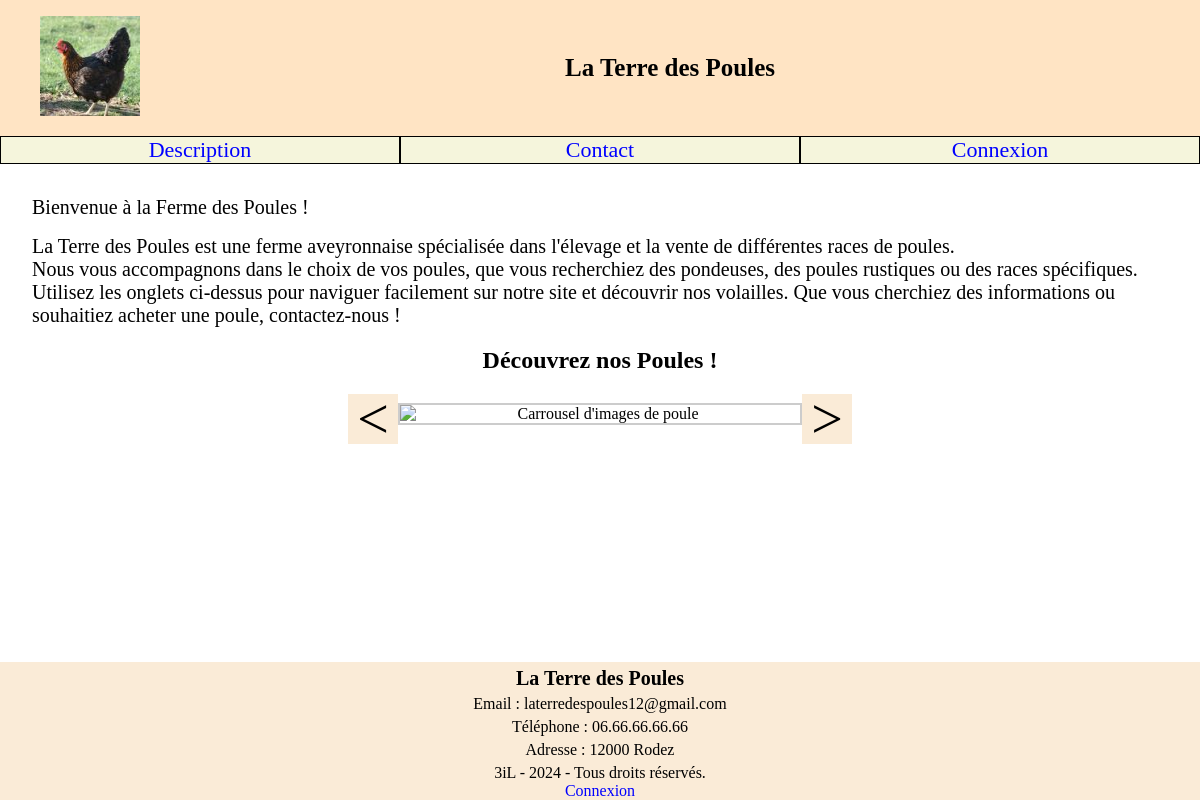
Page /SitePoules/index.php on the committed database.
### tables this page shows
CREATE TABLE `presentation` (
  `id` int(11) NOT NULL,
  `contenu` varchar(255) NOT NULL
);

CREATE TABLE `contact` (
  `id` int(11) NOT NULL,
  `nom` varchar(255) NOT NULL,
  `email` varchar(255) NOT NULL,
  `telephone` varchar(255) NOT NULL,
  `adresse` varchar(255) NOT NULL
);

### SitePoules/index.php (the view, shortened to what this page needs)
<!DOCTYPE html>
<html lang="fr">
	<?php require_once("./structurePages/head.php");
		require_once("connexionBDD.php");
	?>
		<link href="./index.css" rel="stylesheet"/>
	<body>
		<?php require_once("./structurePages/header.php"); ?>
		<section>
			<div class="welcome">
			<?php
				$query = "SELECT contenu FROM presentation";
				$result = $conn->query($query);
				while ($row = $result->fetch_assoc()) {
					echo "<p>" . $row['contenu'] . "</p>";
				}
			?>
			</div>
			<h2>Découvrez nos Poules !</h2>
			<div id="image-viewer">
				<div id="prev-btn" class="nav-btn">
					<span>&lt;</span>
				</div>
				<img id="current-image" src="" alt="Carrousel d'images de poule">
				<div id="next-btn" class="nav-btn">
					<span>&gt;</span>
				</div>
			</div>
		</section>
		<?php require_once "./structurePages/footerContact.php" ?>
	</body>
</html>

### SitePoules/structurePages/footerContact.php
<?php
echo "<footer id='footer'>";
$query = "SELECT nom, email, telephone, adresse FROM contact";
$result = $conn->query($query);
while ($row = $result->fetch_assoc()) {
    echo "<div id='contact-footer'>"
        . "<p id='nom'>" . htmlspecialchars($row['nom']) . "</p>"
        . "<p>Email : " . htmlspecialchars($row['email']) . "</p>"
        . "<p>Téléphone : " . htmlspecialchars($row['telephone']) . "</p>"
        . "<p>Adresse : " . htmlspecialchars($row['adresse']) . "</p>"
        . "</div>";
}
echo "3iL - 2024 - Tous droits réservés." ;
if (isset($_SESSION['userId'])) {
    echo "<a href='../administration/deconnexion.php'>Deconnexion</a>";
} else {
    echo "<a href='../administration/administration.php'>Connexion</a>";
}
echo "</footer>";

### SitePoules/css/polices.css (style rules this page uses)
h1, h2, h3 { display: flex; }
h2, h3 { justify-content: center; }

### SitePoules/css/style.css (style rules this page uses)
#banner, #footer, #menu, .menu-item, body { display: flex; }
a { text-decoration: none; color: #00f; }
#footer { min-height: 60px; justify-content: center; flex-direction: column; font-size: 16px; background-color: #faebd7; align-items: center; }
section { flex: 1; margin: 1rem; }
body { min-height: 100vh; margin: 0; flex-direction: column; }
#contact-footer { text-align: center; }
#contact-footer p { margin: 5px 0; }
#nom { font-weight: 700; font-size: 20px; }

### SitePoules/index.css (style rules this page uses)
#image-viewer { text-align: center; margin-top: 20px; margin-bottom: 20px; position: relative; display: flex; flex-direction: row; align-items: center; justify-content: center; }
#current-image { width: 400px; height: auto; border: 2px solid #ccc; margin-bottom: 10px }
.nav-btn { width: 50px; height: 50px; font-size: 56px; background-color: #faebd7; color: #000; display: flex; justify-content: center; align-items: center; cursor: pointer; user-select: none; }
#prev-btn { left: 200px; }
#next-btn { right: 200px; }
section { padding: 1rem }
.welcome { font-size: 20px; display: flex; flex-direction: column }
.welcome p { margin: 0 }
.welcome p:first-of-type { margin-bottom: 1rem }

### rows in the picture
presentation: contenu "Bienvenue à la Ferme des Poules !"
presentation: contenu "La Terre des Poules est une ferme aveyronnaise spécialisée dans l'élevage et la vente de différentes races de poules."
presentation: contenu "Nous vous accompagnons dans le choix de vos poules, que vous recherchiez des pondeuses, des poules rustiques ou des races spécifiques."
presentation: contenu "Utilisez les onglets ci-dessus pour naviguer facilement sur notre site et découvrir nos volailles. Que vous cherchiez des informations ou souhaitiez acheter une poule, contactez-nous !"
contact: nom "La Terre des Poules", email "laterredespoules12@gmail.com", telephone "06.66.66.66.66", adresse "12000 Rodez"

### other values in the picture
$label "Description"
$label "Contact"
$label "Connexion"
